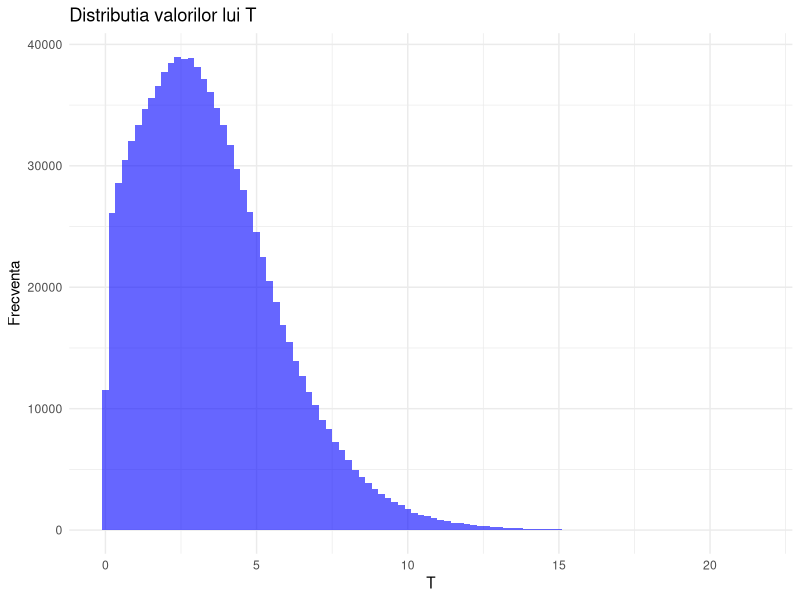
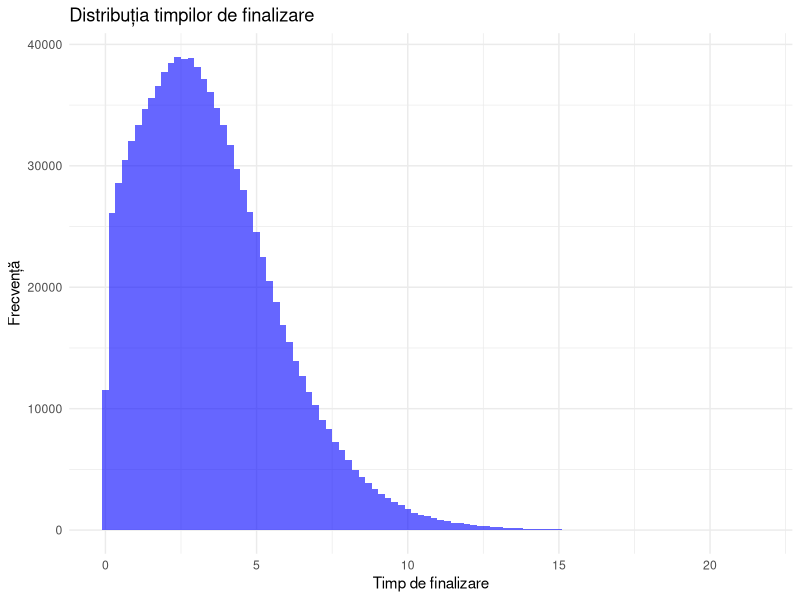

The R source for these figures, in order: (Note: this script raises an error after producing the figures.)
#1
library(ggplot2)
library(dplyr)

num_sim <- 10^6 # nr de simulari


n <- 5  # numarul de etape
lambda <- c(1, 1.2, 0.8, 1.5, 1)  # Rratele distributiilor exponentiale pentru fiecare etapa
alpha <- c(0.9, 0.8, 0.85, 0.7, 0.6)  # probabilitatile de a continua la pasul urmator

#functia pentru a obtine timpul total si ultima activitate inainte ca activitatea sa se opreasca
simulate_T <- function() {
  T_total <- 0  # se initializeaza cu 0, adica activitatea nu a inceput inca
  last_stage <- 0
  for (i in 1:n) {  #iteram prin toate etapele
    T_total <- T_total + rexp(1, lambda[i])  # se genereaza un timp exponential care se adauga la T_total
    last_stage <- i # ultima activitate devine i
    if (runif(1) > alpha[i]) break  # verificam daca activitatea se opreste
  }
  return(c(T_total, last_stage)) 
}

# simulam acest proces de 10^6 ori
sim_results <- replicate(num_sim, simulate_T())
T_values <- sim_results[1, ]
last_stages <- sim_results[2, ]

# 1) estimam valoarea medie a timpului total si il afisam
E_T_simulated <- mean(T_values)
cat("Estimarea lui E(T):", E_T_simulated, "\n")

# reprezentarea grafica a distributiei lui T
ggplot(data.frame(T_values), aes(x = T_values)) +
  geom_histogram(bins = 100, fill = "blue", alpha = 0.6) +
  labs(title = "Distributia valorilor lui T",
       x = "T",
       y = "Frecventa") +
  theme_minimal()

# 2) E(t) exact
E_T_exact <- sum(sapply(1:n, function(i) {
  (1 / lambda[i]) * ifelse(i == 1, 1, prod(alpha[1:(i-1)]))
}))

cat("Valoarea exactă a E(T):", E_T_exact, "\n")


# 3)

p_finalizare_simulat <- sum(last_stages == n) / num_sim
cat("Probabilitatea estimată prin simulare:", p_finalizare_simulat, "\n")


# 4) Probabilitatea ca T ≤ σ
# 4) Probabilitatea ca T <= σ
sigma <- 5  
p_T_sigma <- sum(T_values <= sigma) / num_sim #T_values este vectorul care contine timpii simulati ai activitalitor finalizate
cat("Probabilitatea ca T ≤", sigma, ":", p_T_sigma, "\n")

# 5) Timpul minim și maxim de finalizare
T_min <- min(T_values)
T_max <- max(T_values)
cat("Timpul minim de finalizare:", T_min, "\n")
cat("Timpul maxim de finalizare:", T_max, "\n")
ggplot(data.frame(T_values), aes(x = T_values)) +
  geom_histogram(bins = 100, fill = "blue", alpha = 0.6) +
  labs(title = "Distribuția timpilor de finalizare",
       x = "Timp de finalizare",
       y = "Frecvență") +
  theme_minimal()


# 6)probabilitatea de oprire inainte de etapa k
k_values <- 1:n
prob_k <- sapply(k_values, function(k) {
  sum(last_stages < k) / num_sim
})


df_prob <- data.frame(k = k_values, Probabilitate = prob_stop_before_k)


ggplot(df_prob, aes(x = k, y = Probabilitate)) +
  geom_point(color = "red", size = 3) +
  geom_line(color = "blue") +
  labs(title = "Probabilitatea de oprire inainte de etapa k",
       x = "k",
       y = "P(Etapa finală < k)") +
  theme_minimal()